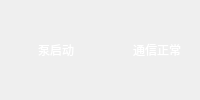
          <widget class="QFrame" name="horizontalFrame">
           <property name="sizePolicy">
            <sizepolicy hsizetype="Fixed" vsizetype="Fixed">
             <horstretch>0</horstretch>
             <verstretch>0</verstretch>
            </sizepolicy>
           </property>
           <layout class="QHBoxLayout" name="horizontalLayout_4">
            <property name="spacing">
             <number>2</number>
            </property>
            <property name="rightMargin">
             <number>1</number>
            </property>
            <item>
             <widget class="QLabel" name="label_75">
              <property name="font">
               <font>
                <pointsize>11</pointsize>
               </font>
              </property>
              <property name="text">
               <string/>
              </property>
              <property name="pixmap">
               <pixmap resource="../res.qrc">:/images/images/green.svg</pixmap>
              </property>
             </widget>
            </item>
            <item>
             <widget class="QLabel" name="label_72">
              <property name="sizePolicy">
               <sizepolicy hsizetype="Fixed" vsizetype="Fixed">
                <horstretch>0</horstretch>
                <verstretch>0</verstretch>
               </sizepolicy>
              </property>
              <property name="minimumSize">
               <size>
                <width>66</width>
                <height>16</height>
               </size>
              </property>
              <property name="font">
               <font>
                <family>Adobe 黑体 Std R</family>
                <pointsize>9</pointsize>
                <weight>50</weight>
                <bold>false</bold>
               </font>
              </property>
              <property name="styleSheet">
               <string notr="true">color: rgb(255, 255, 255);</string>
              </property>
              <property name="text">
               <string>泵启动</string>
              </property>
              <property name="alignment">
               <set>Qt::AlignLeading|Qt::AlignLeft|Qt::AlignVCenter</set>
              </property>
             </widget>
            </item>
            <item>
             <widget class="QLabel" name="label_74">
              <property name="font">
               <font>
                <pointsize>11</pointsize>
               </font>
              </property>
              <property name="text">
               <string/>
              </property>
              <property name="pixmap">
               <pixmap resource="../res.qrc">:/images/images/rad.svg</pixmap>
              </property>
             </widget>
            </item>
            <item>
             <widget class="QLabel" name="label_73">
              <property name="sizePolicy">
               <sizepolicy hsizetype="Fixed" vsizetype="Fixed">
                <horstretch>0</horstretch>
                <verstretch>0</verstretch>
               </sizepolicy>
              </property>
              <property name="minimumSize">
               <size>
                <width>66</width>
                <height>16</height>
               </size>
              </property>
              <property name="font">
               <font>
                <family>Adobe 黑体 Std R</family>
                <pointsize>9</pointsize>
                <weight>50</weight>
                <bold>false</bold>
               </font>
              </property>
              <property name="styleSheet">
               <string notr="true">color: rgb(255, 255, 255);</string>
              </property>
              <property name="text">
               <string>通信正常</string>
              </property>
              <property name="alignment">
               <set>Qt::AlignLeading|Qt::AlignLeft|Qt::AlignVCenter</set>
              </property>
             </widget>
            </item>
           </layout>
          </widget>
